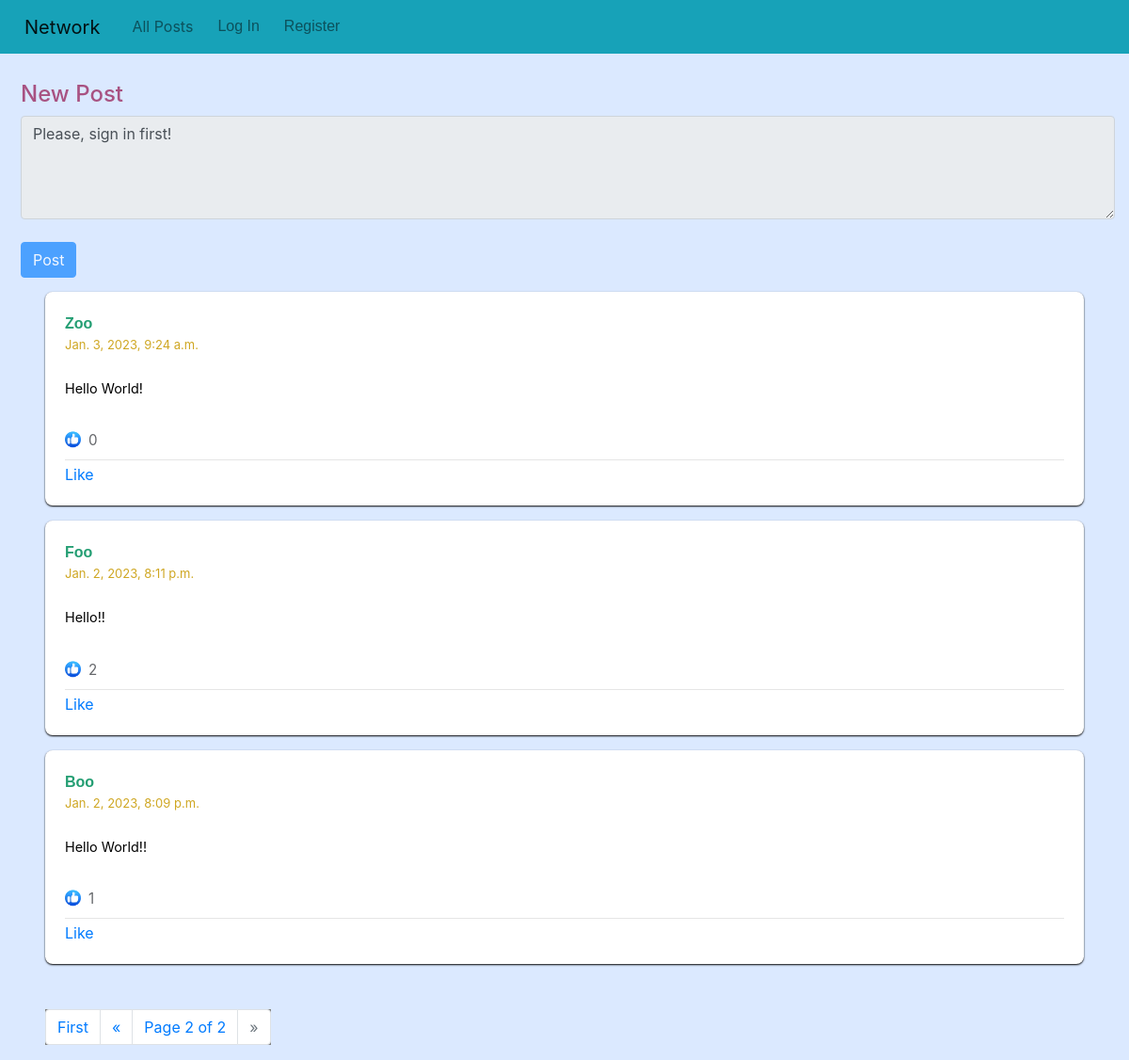
Screenshot of /?page=2 with the database file from the repository.
### network/models.py (models this page shows, shortened)
class Posts(models.Model):
    content = models.TextField(blank = False)
    likes = models.ManyToManyField(User, related_name="liked_posts")
    user = models.ForeignKey(User, on_delete = models.CASCADE, related_name = "user_posts")
    like = models.IntegerField(default = 0)
    time = models.DateTimeField(auto_now_add = True)

class User(AbstractUser):
    pass

### network/views.py (the view)
# urls.py: path("", views.index, name="index"),
def index(request):
    if request.method == "POST":
        is_authenticated = request.user.is_authenticated
        content = request.POST["content"]
        Post.objects.create(content=content, user=request.user) if is_authenticated else HttpResponseRedirect(reverse("index"))
    else:
        all_users_posts = Posts.objects.all().order_by("-time")
        paginator = Paginator(all_users_posts, 10)
        page_number = request.GET.get('page')
        page_paginator = paginator.get_page(page_number)
        return render(request, "network/index.html", {
            "page_paginator": page_paginator
        })

### network/templates/network/index.html
{% extends "network/layout.html" %}
{% load static %}
{% block body %}
    <div id="all_posts">
        {% if request.user.is_authenticated %}
        <h2> All Posts </h2>
        <div id="post-from">
            <div id="post-form">
                <h4>New Post</h4>
                <form action="{% url 'newPost' %}" method="POST">
                    {% csrf_token %}
                    <div class="input-group">
                    <textarea class="form-control" rows="4" name="content"></textarea>
                    </div>
                    <br/>
                    <div>
                    <button type="submit" class="btn btn-primary">Post</button>
                    </div>
                </form>
            </div>
        </div>
        {% else %}
        <div id="post-form">
            <h4>New Post</h4>
            <form>
                <div class="input-group">
                    <textarea class="form-control" rows="4" name="content" disabled>Please, sign in first!</textarea>
                </div>
                <br/>
                <button type="submit" class="btn btn-primary" disabled>Post</button>
            </form>
        </div>
        {% endif %}
    </div>
    {% include "network/posts.html" with posts=page_paginator %}
    {% if page_paginator.paginator.num_pages > 1 %}
        <nav aria-label="Page navigation">
            <ul class="pagination ml-5 mt-5">
                {% if page_paginator.has_previous %}
                    <li class="page-item"> <a class="page-link" href="?page=1">First</a></li>
                    <li class="page-item"><a class="page-link" href="?page={{ page_paginator.previous_page_number }}">&laquo;</a></li>
                {% else %}
                    <li class="page-item disabled"><a class="page-link" href="#">&laquo;</a></li>
                {% endif %}
                <li class="page-item current-item"><span class="current page-link">
                    Page {{ page_paginator.number }} of {{ page_paginator.paginator.num_pages }}
                </span></li>
                {% if page_paginator.has_next %}
                    <li class="page-item"><a class="page-link" href="?page={{ page_paginator.next_page_number }}">&raquo;</a></li>
                    <li class="page-item"><a class="page-link" href="?page={{ page_paginator.paginator.num_pages }}">Last</a>
                {% else %}
                    <li class="page-item disabled"><a class="page-link" href="#">&raquo;</a></li>
                {% endif %}
            </ul>
        </nav>
    {% else %}
        <div style="height: 60px"></div>
    {% endif %}
{% endblock %}

### network/templates/network/posts.html (shortened to what this page needs)
{% load static %}
{%  for post in posts %}
    <div class="card mb-3 mr-5 ml-5" style="border-radius: 8px; border-color: transparent; box-shadow: 0 1px 2px">
        <div class="card-body">
            <div>
                <strong><a href="{% url 'userPosts' post.user.id 1 %}" class="post-user">{{ post.user.username }}</a></strong>
                <p style="margin-bottom: 3px; line-height: 18px"><small class="time-data"> {{ post.time }}</small></p>
            </div>
            <br/>
            <div class="card-text content" id="content{{ post.id }}" style="font-size: 0.9rem; margin-bottom: .5rem">{{ post.content }}</div>
            <br/>
            <div><img src="{% static 'network/like_icon.png' %}" width="17px" style="position: relative; top: 50%; transform: perspective(1px) translateY(-10%);"><span id="likes{{ post.id }}" style="font-size: 0.95rem; margin-left: .5rem; color: #65676B">{{ post.likes.all.count }}</span></div>
            <hr style="margin-bottom: 3px; margin-top: 8px">
            <div style="text-align: left">
                {% if user.is_authenticated %}
                    <button data-postid="{{ post.id }}" class="btn post-btn like">
                        {% if user in post.likes.all %}
                                Unlike
                        {% else %}
                                Like
                        {% endif %}
                    </button>
                {% else %}
                    <a href="{% url 'login' %}">Like</a>
                {% endif %}
            </div>
        </div>
    </div>
{% endfor %}

### network/static/network/styles.css (style rules this page uses)
body { background-color: #dbe9ff; color: black; }
#all_posts { padding-top: 14px; padding-left: 7px; color: #64bd7c; }
#post-form { color: #a85282; margin: 15px; }
.time-data { color: #cfa723; font-size: small; margin-top: 1px; }
.post-user { color: #249e73; font-family: Verdana, Geneva, Tahoma, sans-serif; text-transform: capitalize; font-size: medium; font-weight: bold; margin-bottom: 1px; }
.page-item { background-color: gray; }

### rows the page displays
Posts: user.username "Zoo", time "Jan. 3, 2023, 9:24 a.m.", content "Hello World!", likes.all.count "0"
Posts: user.username "Foo", time "Jan. 2, 2023, 8:11 p.m.", content "Hello!!", likes.all.count "2"
Posts: user.username "Boo", time "Jan. 2, 2023, 8:09 p.m.", content "Hello World!!", likes.all.count "1"

### other values shown
{{ page_paginator.number }} "2"
{{ page_paginator.paginator.num_pages }} "2"
